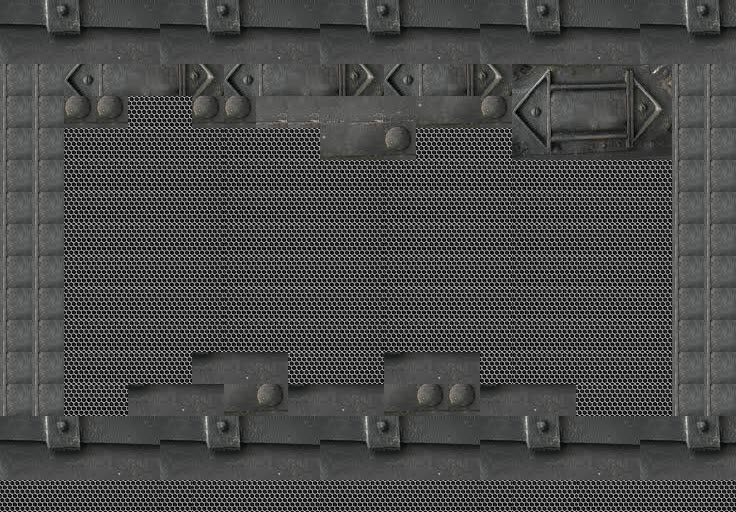

Below is a game level as drawn by its tile map, then a one-line description and the .tmx that defines it (tile-layer data replaced by summaries):
An orthogonal 23x16 tile map with 32x32 px tiles, 1 tile layer (set), 3 tilesets and 12 objects (3x floor).

<map version="1.0" orientation="orthogonal" width="23" height="16" tilewidth="32" tileheight="32">
 <tileset firstgid="1" source="evoman/roles3.tsx" />
 <tileset firstgid="15" name="tex2" tilewidth="32" tileheight="32">
  <image source="evoman/images/tex2.jpg" trans="ff00ff" width="284" height="177" />
 </tileset>
 <tileset firstgid="55" name="tex4" tilewidth="32" tileheight="32">
  <image source="evoman/images/tex4.jpg" trans="ff00ff" width="183" height="274" />
 </tileset>
 <layer name="set" width="23" height="16">
  <data>[368 cells, 368 non-empty, 36 distinct tile ids]</data>
 </layer>
 <objectgroup name="triggers" width="23" height="16" visible="0">
  <object gid="1" x="72" y="323" />
  <object gid="2" x="628" y="340" />
  <object name="floor" x="0" y="2" width="735" height="28">
   <properties>
    <property name="blockers" value="tlrb" />
   </properties>
  </object>
  <object name="floor" x="1" y="30" width="59" height="450">
   <properties>
    <property name="blockers" value="tlrb" />
   </properties>
  </object>
  <object name="floor" x="677" y="32" width="58" height="450">
   <properties>
    <property name="blockers" value="tlrb" />
   </properties>
  </object>
  <object x="62" y="418" width="66" height="27">
   <properties>
    <property name="blockers" value="tlrb" />
   </properties>
  </object>
  <object x="576" y="416" width="100" height="27">
   <properties>
    <property name="blockers" value="tlrb" />
   </properties>
  </object>
  <object x="127" y="384" width="66" height="34">
   <properties>
    <property name="blockers" value="tlrb" />
   </properties>
  </object>
  <object x="288" y="386" width="100" height="27">
   <properties>
    <property name="blockers" value="tlrb" />
   </properties>
  </object>
  <object x="479" y="386" width="99" height="33">
   <properties>
    <property name="blockers" value="tlrb" />
   </properties>
  </object>
  <object x="191" y="354" width="96" height="37">
   <properties>
    <property name="blockers" value="tlrb" />
   </properties>
  </object>
  <object x="384" y="354" width="94" height="35">
   <properties>
    <property name="blockers" value="tlrb" />
   </properties>
  </object>
 </objectgroup>
</map>